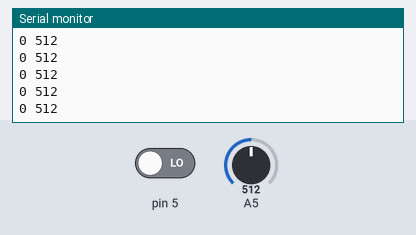
Bench run of a sketch on a simulated Arduino Uno, built with avr-gcc and run on an emulated ATmega328P. Parts: the last lines printed to the serial monitor. The test bench sets the inputs (shaded band); at power-on: A5 = 512, pin 5 LOW.

Above: at 1.2 s.
1.3 s: A5 set to 716
At 1.31 s:
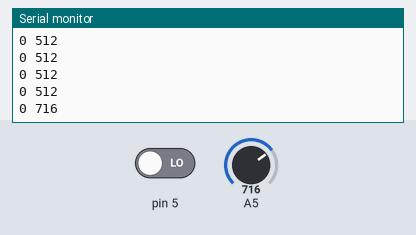
2.8 s: pin 5 driven HIGH
At 2.82 s:
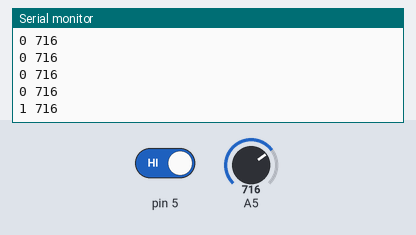
4.3 s: A5 set to 900
At 4.32 s:
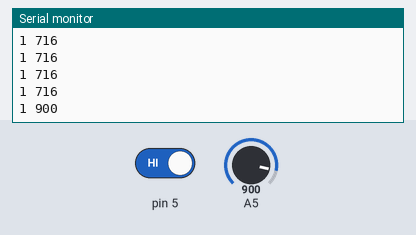
5.8 s: pin 5 driven LOW
At 5.83 s:
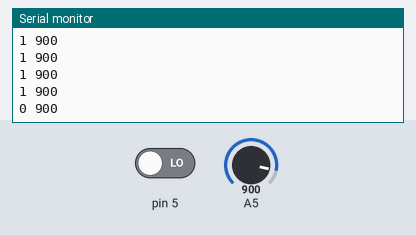
Timing chart, 0 to 8.3 s (numbered marks = the images above; inputs shaded):
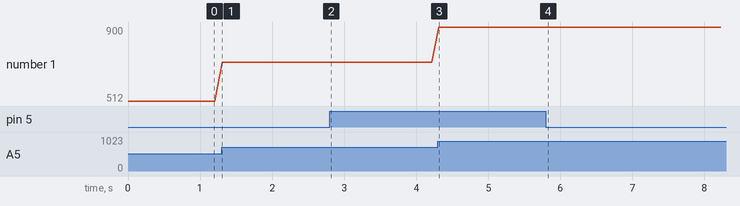

Measured:
- after the input at 1.3 s, the serial monitor: prints a new line at once (image 1)
- after the input at 2.8 s, the serial monitor: prints a new line at once (image 2)
- after the input at 4.3 s, the serial monitor: prints a new line at once (image 3)
- after the input at 5.8 s, the serial monitor: prints a new line at once (image 4)
- plotted number 1: 512 → 716 after the input at 1.3 s, 716 → 900 after the input at 4.3 s

The sketch:

DistanceSensor.ino
```cpp
void setup(){
  Serial.begin(115200);
  pinMode(5, INPUT);
}

void loop(){

  Serial.print(digitalRead(5), BIN);
  Serial.print(" ");
  Serial.println(analogRead(5));
  delay(100);
}
```
